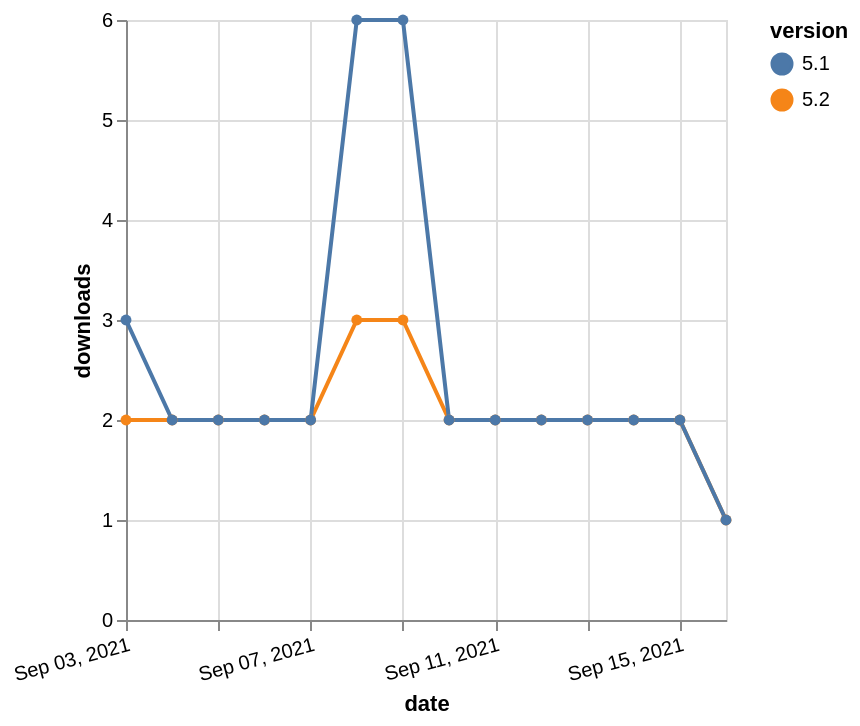

The Vega-Lite source for this figure:
### Vega-Lite specification from a JSON file in a GitHub repository (floating-point values rounded to 4 significant figures)
{"$schema": "https://vega.github.io/schema/vega-lite/v5.json", "description": "A simple bar chart with embedded data.", "data": {"values": [{"date": "2021-09-03", "total": 4081, "delta": 2, "version": "5.2"}, {"date": "2021-09-04", "total": 4083, "delta": 2, "version": "5.2"}, {"date": "2021-09-05", "total": 4085, "delta": 2, "version": "5.2"}, {"date": "2021-09-06", "total": 4087, "delta": 2, "version": "5.2"}, {"date": "2021-09-07", "total": 4089, "delta": 2, "version": "5.2"}, {"date": "2021-09-08", "total": 4092, "delta": 3, "version": "5.2"}, {"date": "2021-09-09", "total": 4095, "delta": 3, "version": "5.2"}, {"date": "2021-09-10", "total": 4097, "delta": 2, "version": "5.2"}, {"date": "2021-09-11", "total": 4099, "delta": 2, "version": "5.2"}, {"date": "2021-09-12", "total": 4101, "delta": 2, "version": "5.2"}, {"date": "2021-09-13", "total": 4103, "delta": 2, "version": "5.2"}, {"date": "2021-09-14", "total": 4105, "delta": 2, "version": "5.2"}, {"date": "2021-09-15", "total": 4107, "delta": 2, "version": "5.2"}, {"date": "2021-09-16", "total": 4108, "delta": 1, "version": "5.2"}, {"date": "2021-09-03", "total": 7985, "delta": 3, "version": "5.1"}, {"date": "2021-09-04", "total": 7987, "delta": 2, "version": "5.1"}, {"date": "2021-09-05", "total": 7989, "delta": 2, "version": "5.1"}, {"date": "2021-09-06", "total": 7991, "delta": 2, "version": "5.1"}, {"date": "2021-09-07", "total": 7993, "delta": 2, "version": "5.1"}, {"date": "2021-09-08", "total": 7999, "delta": 6, "version": "5.1"}, {"date": "2021-09-09", "total": 8005, "delta": 6, "version": "5.1"}, {"date": "2021-09-10", "total": 8007, "delta": 2, "version": "5.1"}, {"date": "2021-09-11", "total": 8009, "delta": 2, "version": "5.1"}, {"date": "2021-09-12", "total": 8011, "delta": 2, "version": "5.1"}, {"date": "2021-09-13", "total": 8013, "delta": 2, "version": "5.1"}, {"date": "2021-09-14", "total": 8015, "delta": 2, "version": "5.1"}, {"date": "2021-09-15", "total": 8017, "delta": 2, "version": "5.1"}, {"date": "2021-09-16", "total": 8018, "delta": 1, "version": "5.1"}]}, "width": "container", "mark": {"type": "line", "point": {"filled": true}}, "encoding": {"x": {"field": "date", "type": "temporal", "timeUnit": "yearmonthdate", "title": "date", "axis": {"labelAngle": -15}}, "y": {"field": "delta", "type": "quantitative", "title": "downloads"}, "color": {"field": "version", "type": "nominal"}, "tooltip": {"field": "delta"}}}
